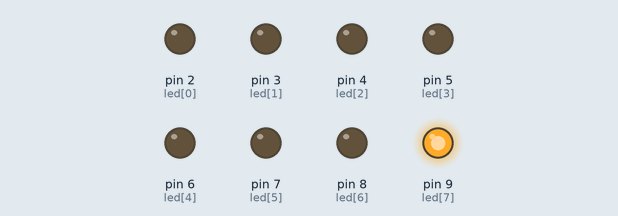
The sketch below on a simulated Arduino Uno, built with avr-gcc and run on an emulated ATmega328P. Shown: output pins drawn as LEDs (lit = HIGH).

Above: at 0.05 s.
At 0.95 s:
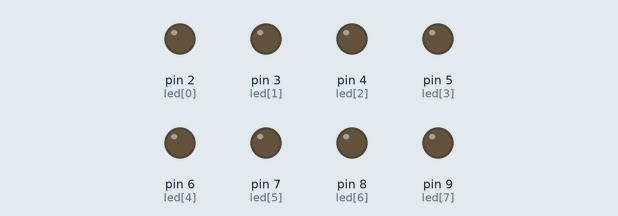
At 1.85 s:
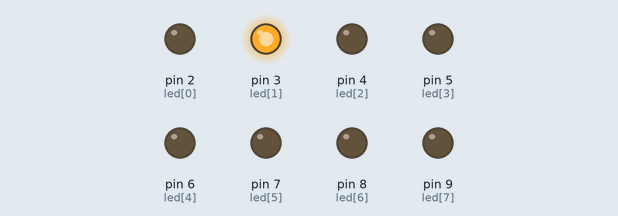
At 3.65 s:
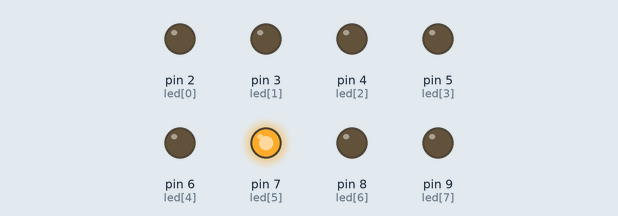
At 5.25 s:
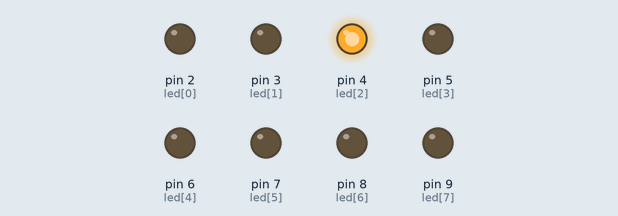
At 7.25 s:
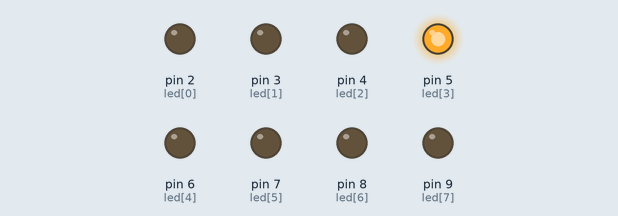
Timing chart, 0 to 7.5 s (numbered marks = the images above):
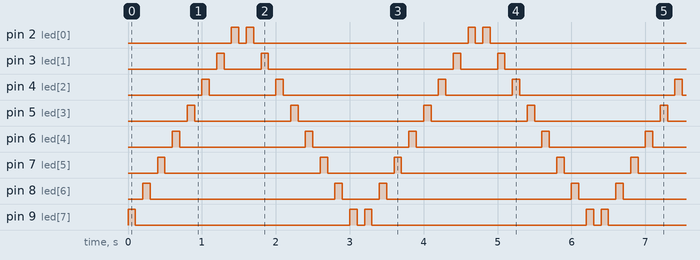

Measured:
- by itself, pin 2 (led[0]): repeats every 3.2 s: LOW 0.10 s, HIGH 0.10 s, LOW 2.9 s, HIGH 0.10 s
- by itself, pin 3 (led[1]): repeats every 3.2 s: LOW 0.50 s, HIGH 0.10 s, LOW 2.5 s, HIGH 0.10 s
- by itself, pin 4 (led[2]): repeats every 3.2 s: LOW 0.90 s, HIGH 0.10 s, LOW 2.1 s, HIGH 0.10 s
- by itself, pin 5 (led[3]): repeats every 3.2 s: LOW 1.3 s, HIGH 0.10 s, LOW 1.7 s, HIGH 0.10 s
- by itself, pin 6 (led[4]): repeats every 3.2 s: LOW 1.7 s, HIGH 0.10 s, LOW 1.3 s, HIGH 0.10 s
- by itself, pin 7 (led[5]): repeats every 3.2 s: LOW 2.1 s, HIGH 0.10 s, LOW 0.90 s, HIGH 0.10 s
- by itself, pin 8 (led[6]): repeats every 3.2 s: LOW 2.5 s, HIGH 0.10 s, LOW 0.50 s, HIGH 0.10 s
- by itself, pin 9 (led[7]): repeats every 3.2 s: LOW 2.9 s, HIGH 0.10 s, LOW 0.10 s, HIGH 0.10 s

The sketch:

lab01-1.ino
```cpp
// Pin 13 has an LED connected on most Arduino boards.
// give it a name:
int led[8] = {2,3,4,5,6,7,8,9};
int i,num;
// the setup routine runs once when you press reset:
void setup() {
  // initialize the digital pin as an output.
  for (i=0;i<8;i++)
  {
    pinMode(led[i], OUTPUT);
  }
}

// the loop routine runs over and over again forever:
void loop() {

  for (num=0;num<1;num++){			//左移8次
  	for (i=7;i>=0;i--){
	    digitalWrite(led[i], HIGH);   // turn the LED on (HIGH is the voltage level)
	  	delay(100);               // wait for a second
	  	digitalWrite(led[i], LOW);    // turn the LED off by making the voltage LOW
	  	delay(100);               // wait for a second
  	}
  }

  for (num=0;num<1;num++){			//右移2次
	  for (i=0;i<8;i++){
	    digitalWrite(led[i], HIGH);   // turn the LED on (HIGH is the voltage level)
	  	delay(100);               // wait for a second
	  	digitalWrite(led[i], LOW);    // turn the LED off by making the voltage LOW
	  	delay(100);               // wait for a second
  	}
  }
}
```
